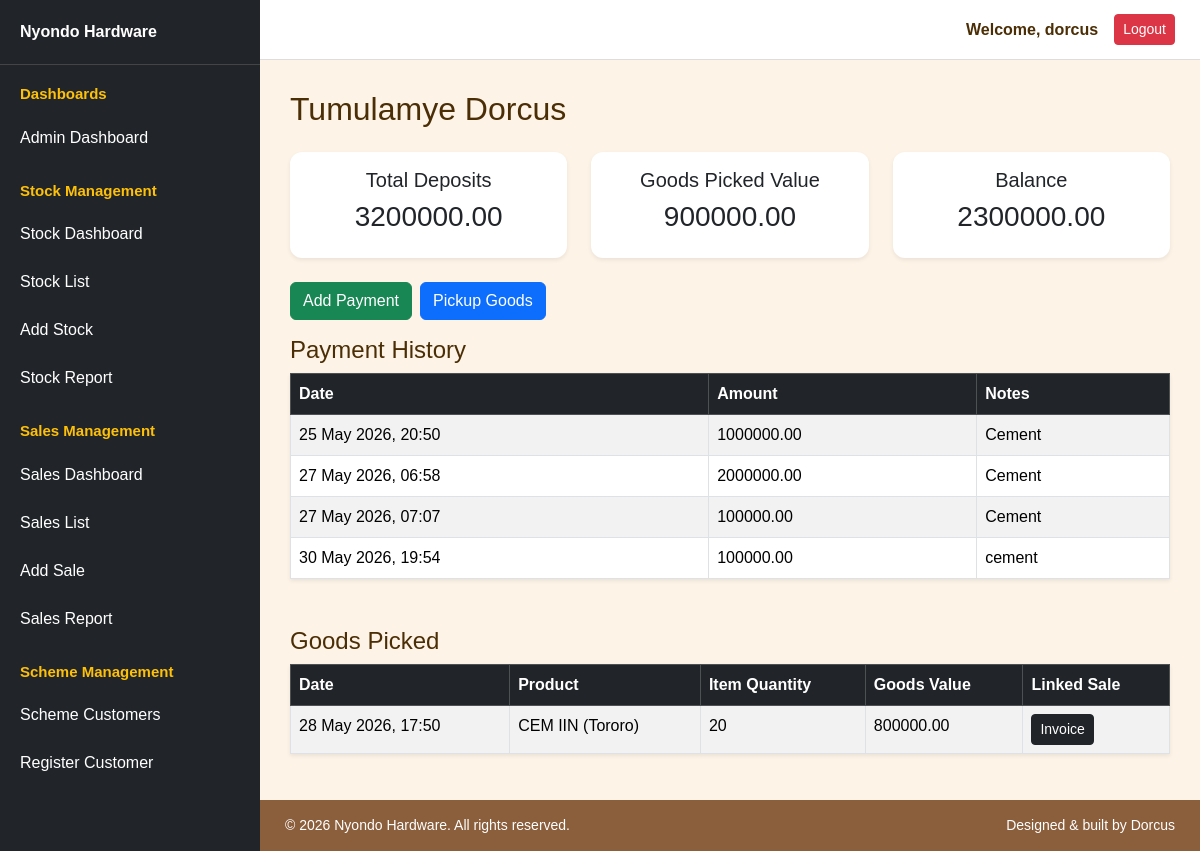
/scheme/customer/1/ (signed in), run on the app's committed database.
### scheme/models.py (models this page shows, shortened)
class SchemeCustomer(models.Model):
    full_name = models.CharField(max_length=150)
    nin_number = models.CharField(max_length=14, unique=True)
    phone_number = models.CharField(max_length=10)
    address = models.TextField()
    occupation = models.CharField(max_length=100, default="Salary Earner")
    employer_name = models.CharField(max_length=150, blank=True)
    date_registered = models.DateTimeField(auto_now_add=True)

class SchemePayment(models.Model):
    customer = models.ForeignKey(SchemeCustomer, on_delete=models.CASCADE)
    amount_paid = models.DecimalField(max_digits=12, decimal_places=2)
    payment_date = models.DateTimeField(auto_now_add=True)
    notes = models.TextField(blank=True)

class SchemeGoodsPickup(models.Model):
    customer = models.ForeignKey(SchemeCustomer, on_delete=models.CASCADE)
    product = models.ForeignKey(Stock, on_delete=models.CASCADE)
    quantity_taken = models.PositiveIntegerField()
    linked_sale = models.ForeignKey(Sale, on_delete=models.SET_NULL, null=True, blank=True)
    pickup_date = models.DateTimeField(auto_now_add=True)

### nyondo/models.py (models this page shows, shortened)
class Stock(models.Model):
    PAYMENT_STATUS_CHOICES = [('Paid', 'Paid'), ('Not Paid', 'Not Paid')]
    PAYMENT_TYPE_CHOICES = [('Cash', 'Cash'), ('Mobile Money', 'Mobile Money'), ('Bank Transfer', 'Bank Transfer'), ('Credit', 'Credit')]
    supplier = models.CharField(max_length=100)
    category = models.CharField(max_length=100)
    product_name = models.CharField(max_length=100)
    quantity_delivered = models.PositiveIntegerField(default=0)
    unit_cost = models.DecimalField(max_digits=10, decimal_places=2)
    total_value_goods = models.DecimalField(max_digits=12, decimal_places=2, default=0)
    unit_price = models.DecimalField(max_digits=10, decimal_places=2)
    supplier_payment_status = models.CharField(max_length=20, choices=PAYMENT_STATUS_CHOICES, default='Not Paid')
    payment_type = models.CharField(max_length=50, choices=PAYMENT_TYPE_CHOICES, blank=True, null=True)
    date_added = models.DateTimeField(default=timezone.now)

class Sale(models.Model):
    customer_name = models.CharField(max_length=100)
    product = models.ForeignKey(Stock, on_delete=models.CASCADE, default=None)
    quantity = models.PositiveIntegerField()
    sub_total = models.DecimalField(max_digits=10, decimal_places=2, default=0)
    date = models.DateTimeField(default=timezone.now)
    payment_method = models.CharField(max_length=50)
    distance_km = models.DecimalField(max_digits=10, decimal_places=2, default=0)
    transport_required = models.BooleanField(default=False)
    transport_fee = models.DecimalField(max_digits=10, decimal_places=2, default=0)
    total_price = models.DecimalField(max_digits=10, decimal_places=2, default=0)

### scheme/views.py (the view)
# urls.py: path("customer/<int:customer_id>/", views.customer_scheme_detail, name="customer_scheme_detail"),
@login_required
@admin_or_sales_manager_required
def customer_scheme_detail(request, customer_id):
    customer = get_object_or_404(SchemeCustomer, id=customer_id)
    payments = SchemePayment.objects.filter(customer=customer)
    pickups = SchemeGoodsPickup.objects.filter(customer=customer)
    total_paid = sum(payment.amount_paid for payment in payments)
    total_goods_value = sum(
        pickup.quantity_taken * pickup.product.unit_price for pickup in pickups
    )
    balance = total_paid - total_goods_value
    return render(request, "customer_scheme_detail.html", {
        "customer": customer,
        "payments": payments,
        "pickups": pickups,
        "total_paid": total_paid,
        "total_goods_value": total_goods_value,
        "balance": balance,
    })

### scheme/templates/customer_scheme_detail.html
{% extends 'base.html' %}
{% block content %}
<h2 class="mb-4">
    {{ customer.full_name }}
</h2>
<div class="row mb-4">
    <div class="col-md-4">
        <div class="card shadow-sm">
            <div class="card-body text-center">
                <h5>Total Deposits</h5>
                <h3>
                    {{ total_paid }}
                </h3>
            </div>
        </div>
    </div>
    <div class="col-md-4">
        <div class="card shadow-sm">
            <div class="card-body text-center">
                <h5>Goods Picked Value</h5>
                <h3>
                    {{ total_goods_value }}
                </h3>
            </div>
        </div>
    </div>
    <div class="col-md-4">
        <div class="card shadow-sm">
            <div class="card-body text-center">
                <h5>Balance</h5>
                <h3>
                    {{ balance }}
                </h3>
            </div>
        </div>
    </div>
</div>
<div class="d-flex gap-2 mb-3">
    <a href="{% url 'record_scheme_payment' customer.id %}"
       class="btn btn-success">
        Add Payment
    </a>
    <a href="{% url 'scheme_goods_pickup' customer.id %}"
       class="btn btn-primary">
        Pickup Goods
    </a>
</div>
<h4>Payment History</h4>
<table class="table table-bordered table-striped shadow-sm mb-5">
    <thead class="table-dark">
        <tr>
            <th>Date</th>
            <th>Amount</th>
            <th>Notes</th>
        </tr>
    </thead>
    <tbody>
        {% for payment in payments %}
        <tr>
            <td>{{ payment.payment_date|date:"j F Y, H:i" }}</td>
            <td>
                {{ payment.amount_paid }}
            </td>
            <td>{{ payment.notes }}</td>
        </tr>
        {% empty %}
        <tr>
            <td colspan="3" class="text-center">
                No payments recorded.
            </td>
        </tr>
        {% endfor %}
    </tbody>
</table>
<h4>Goods Picked</h4>
<table class="table table-bordered table-striped shadow-sm">
    <thead class="table-dark">
        <tr>
            <th>Date</th>
            <th>Product</th>
            <th>Item Quantity</th>
            <th>Goods Value</th>
            <th>Linked Sale</th>
        </tr>
    </thead>
    <tbody>
        {% for pickup in pickups %}
        <tr>
            <td>{{ pickup.pickup_date|date:"j F Y, H:i" }}</td>
            <td>{{ pickup.product.product_name }}</td>
            <td>{{ pickup.quantity_taken }}</td>
            <td>{% if pickup.linked_sale %}{{ pickup.linked_sale.total_price }}{% endif %}</td>
            <td>
                {% if pickup.linked_sale %}
                    <a href="{% url 'sales_receipt' pickup.linked_sale.id %}"
                       class="btn btn-dark btn-sm">
                        Invoice
                    </a>
                {% endif %}
            </td>
        </tr>
        {% empty %}
        <tr>
            <td colspan="4" class="text-center">
                No goods picked yet.
            </td>
        </tr>
        {% endfor %}
    </tbody>
</table>
{% endblock %}

### templates/base.html (shortened to what this page needs)
{% load static %}
<!DOCTYPE html>
<html lang="en">
<head>
    <link href="https://cdn.jsdelivr.net/npm/bootstrap@5.3.3/dist/css/bootstrap.min.css" rel="stylesheet">
</head>
<body>
<div class="layout">
    {% include 'nav.html' %}
    <div class="content-area">
        <div class="topbar">
            {% if user.is_authenticated %}
                <span class="me-3 fw-bold">
                    Welcome, {{ user.username }}
                </span>
                <form method="POST" action="{% url 'logout' %}">
                    <button type="submit" class="btn btn-danger btn-sm">
                        Logout
                    </button>
                </form>
            {% endif %}
        </div>
        <main class="main-content">
            {% block content %}
            {% endblock %}
        </main>
        <footer>
            <p>&copy; 2026 Nyondo Hardware. All rights reserved.</p>
            <p>Designed & built by Dorcus</p>
        </footer>
    </div>
</div>
</body>
</html>

### templates/base.html (style rules this page uses)
body { margin: 0; background-color: #fdf3e7; color: #4b2e05; font-family: Arial, sans-serif; overflow-x: hidden; }
.layout { display: flex; min-height: 100vh; }
.content-area { flex-grow: 1; display: flex; flex-direction: column; min-width: 0; }
.topbar { height: 60px; background-color: white; border-bottom: 1px solid #ddd; display: flex; justify-content: flex-end; align-items: center; padding: 0 25px; }
.main-content { padding: 30px; flex-grow: 1; }
.card { border: none; border-radius: 12px; box-shadow: 0 4px 12px rgba(0,0,0,0.08); }
footer { background: #8b5e3c; color: white; padding: 15px 25px; display: flex; justify-content: space-between; flex-wrap: wrap; }
footer p { margin: 0; color: white; font-size: 14px; }

### data on the page
SchemeCustomer: full_name "Tumulamye Dorcus"
SchemePayment: payment_date "25 May 2026, 20:50", amount_paid "1000000.00", notes "Cement"
SchemePayment: payment_date "27 May 2026, 06:58", amount_paid "2000000.00", notes "Cement"
SchemePayment: payment_date "27 May 2026, 07:07", amount_paid "100000.00", notes "Cement"
SchemePayment: payment_date "30 May 2026, 19:54", amount_paid "100000.00", notes "cement"
SchemeGoodsPickup: pickup_date "28 May 2026, 17:50", product.product_name "CEM IIN (Tororo)", quantity_taken "20", linked_sale.total_price "800000.00", shows "Invoice"

### other printed values
{{ user.username }} "dorcus"
{{ total_paid }} "3200000.00"
{{ total_goods_value }} "900000.00"
{{ balance }} "2300000.00"
